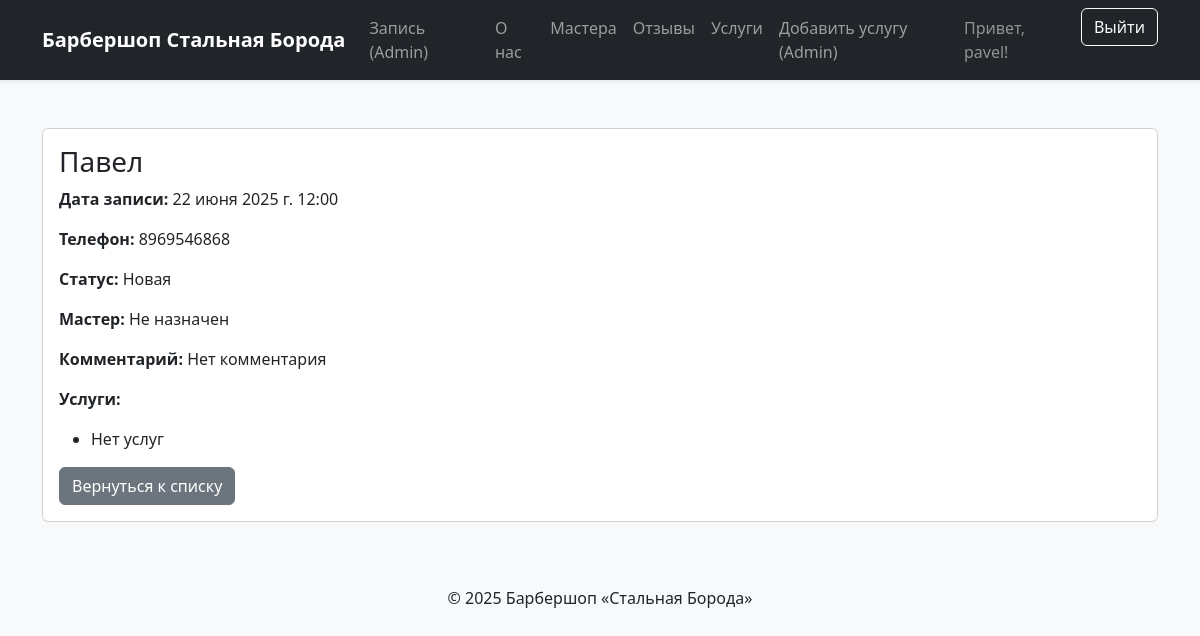
The app's page /orders/12/ (signed in) with its own data.
### core/models.py (models this page shows, shortened)
class Order(models.Model):
    client_name = models.CharField(max_length=100, verbose_name="Имя клиента")
    phone = models.CharField(max_length=20, verbose_name="Телефон")
    comment = models.TextField(blank=True, verbose_name="Комментарий")
    status = models.CharField(max_length=50, choices=STATUS_CHOICES, default="new", verbose_name="Статус")
    date_created = models.DateTimeField(auto_now_add=True, verbose_name="Дата создания")
    date_updated = models.DateTimeField(auto_now=True, verbose_name="Дата обновления")
    master = models.ForeignKey(Master, on_delete=models.SET_NULL, null=True, blank=True, verbose_name="Мастер")
    services = models.ManyToManyField(Service, related_name="orders", verbose_name="Услуги")
    appointment_date = models.DateTimeField(verbose_name="Дата и время записи")
    class Meta:
        verbose_name = "Заказ"
        verbose_name_plural = "Заказы"

### barbershop/views.py (the view)
# urls.py: path('orders/<int:order_id>/', OrderDetailView.as_view(), name='order_detail'),
class OrderDetailView(StaffRequiredMixin, DetailView):
    model = Order
    template_name = "core/order_detail.html"
    pk_url_kwarg = "order_id"
    def dispatch(self, req, *a, **k):
        if not req.user.is_staff:
            messages.error(req, "У вас нет доступа.")
        return super().dispatch(req, *a, **k)

### core/mixins.py (called while the page is built)
    def test_func(self):
        return self.request.user.is_staff

### barbershop/templates/core/order_detail.html (shortened to what this page needs)
{% extends "base.html" %}
{% block content %}
<div class="card my-4">
    <div class="card-body">
        <h3>{{ order.client_name }}</h3>
        <p><strong>Дата записи:</strong> {{ order.appointment_date }}</p>
        <p><strong>Телефон:</strong> {{ order.phone }}</p>
        <p><strong>Статус:</strong> {{ order.get_status_display }}</p>
        <p><strong>Мастер:</strong>
            {% if order.master %}
                {{ order.master.name }}
            {% else %}
                Не назначен
            {% endif %}
        </p>
        <p><strong>Комментарий:</strong> {{ order.comment|default:"Нет комментария" }}</p>
        <p><strong>Услуги:</strong></p>
        <ul>
            {% for service in order.services.all %}
                <li>{{ service.name }}</li>
            {% empty %}
                <li>Нет услуг</li>
            {% endfor %}
        </ul>
        <a href="{% url 'orders_list' %}" class="btn btn-secondary">Вернуться к списку</a>
    </div>
</div>
{% endblock %}

### barbershop/templates/includes/menu.html (shortened to what this page needs)
<nav class="navbar navbar-expand-lg navbar-dark bg-dark shadow-sm">
    <div class="container">
        <a class="navbar-brand fw-bold" href="{% url 'landing' %}">Барбершоп Стальная Борода</a>
        <div class="collapse navbar-collapse" id="navbarNav">
            <ul class="navbar-nav me-auto mb-2 mb-lg-0">
                {% if user.is_staff %}
                    <li class="nav-item">
                        <a class="nav-link" href="{% url 'orders_list' %}">Запись (Admin)</a>
                    </li>
                {% endif %}
                <li class="nav-item">
                    <a class="nav-link" href="{% url 'landing' %}#about">О нас</a>
                </li>
                <li class="nav-item">
                    <a class="nav-link" href="{% url 'landing' %}#masters">Мастера</a>
                </li>
                <li class="nav-item">
                    <a class="nav-link" href="{% url 'landing' %}#reviews">Отзывы</a>
                </li>
                <li class="nav-item">
                    <a class="nav-link" href="{% url 'landing' %}#services">Услуги</a>
                </li>
                {% if user.is_staff %}
                    <li class="nav-item">
                        <a class="nav-link" href="{% url 'service_create' %}">Добавить услугу (Admin)</a>
                    </li>
                {% endif %}
            </ul>
            <ul class="navbar-nav ms-auto mb-2 mb-lg-0">
                {% if user.is_authenticated %}
                    <li class="nav-item d-flex align-items-center me-3">
                        <span class="navbar-text text-white-50">Привет, {{ user.username }}!</span>
                    </li>
                    <li class="nav-item">
                        <form method="post" action="{% url 'logout' %}" class="d-inline">
                            <button type="submit" class="btn btn-outline-light">Выйти</button>
                        </form>
                    </li>
                {% endif %}
            </ul>
        </div>
    </div>
</nav>

### barbershop/templates/base.html (style rules this page uses)
body { background-color: #f8f9fa; }
html { scroll-behavior: smooth; }

### records on screen
Order: client_name "Павел", appointment_date "22 июня 2025 г. 12:00", phone "8969546868", status "Новая", comment "Нет комментария"

### other values on screen
{{ user.username }} "pavel"
